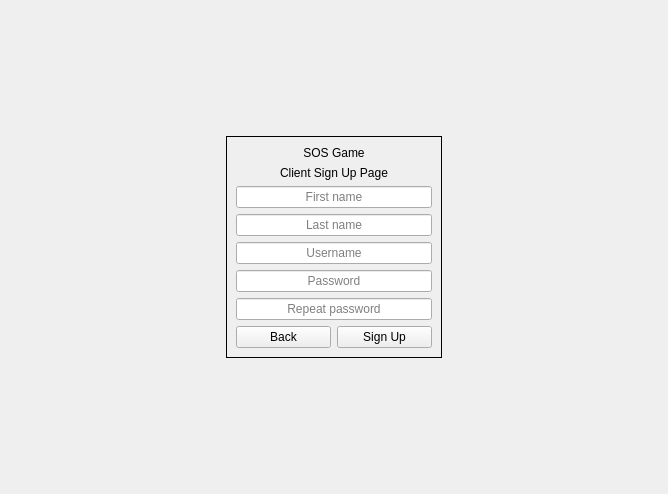
<?xml version="1.0" encoding="UTF-8"?>
<ui version="4.0">
 <class>SignUpScreen</class>
 <widget class="QWidget" name="SignUpScreen">
  <property name="geometry">
   <rect>
    <x>0</x>
    <y>0</y>
    <width>668</width>
    <height>494</height>
   </rect>
  </property>
  <property name="windowTitle">
   <string>Form</string>
  </property>
  <layout class="QGridLayout" name="gridLayout">
   <item row="1" column="1">
    <widget class="QFrame" name="frame">
     <property name="frameShape">
      <enum>QFrame::Box</enum>
     </property>
     <property name="frameShadow">
      <enum>QFrame::Plain</enum>
     </property>
     <layout class="QVBoxLayout" name="verticalLayout">
      <item>
       <widget class="QLabel" name="label">
        <property name="text">
         <string>SOS Game</string>
        </property>
        <property name="alignment">
         <set>Qt::AlignCenter</set>
        </property>
       </widget>
      </item>
      <item>
       <widget class="QLabel" name="label_2">
        <property name="text">
         <string>Client Sign Up Page</string>
        </property>
        <property name="alignment">
         <set>Qt::AlignCenter</set>
        </property>
       </widget>
      </item>
      <item>
       <widget class="QLineEdit" name="firstnameLineEdit">
        <property name="alignment">
         <set>Qt::AlignCenter</set>
        </property>
        <property name="placeholderText">
         <string>First name</string>
        </property>
       </widget>
      </item>
      <item>
       <widget class="QLineEdit" name="lastnameLineEdit">
        <property name="alignment">
         <set>Qt::AlignCenter</set>
        </property>
        <property name="placeholderText">
         <string>Last name</string>
        </property>
       </widget>
      </item>
      <item>
       <widget class="QLineEdit" name="usernameLineEdit">
        <property name="alignment">
         <set>Qt::AlignCenter</set>
        </property>
        <property name="placeholderText">
         <string>Username</string>
        </property>
       </widget>
      </item>
      <item>
       <widget class="QLineEdit" name="passwordLineEdit">
        <property name="echoMode">
         <enum>QLineEdit::Password</enum>
        </property>
        <property name="alignment">
         <set>Qt::AlignCenter</set>
        </property>
        <property name="placeholderText">
         <string>Password</string>
        </property>
       </widget>
      </item>
      <item>
       <widget class="QLineEdit" name="repeatPasswordLineEdit">
        <property name="echoMode">
         <enum>QLineEdit::Password</enum>
        </property>
        <property name="alignment">
         <set>Qt::AlignCenter</set>
        </property>
        <property name="placeholderText">
         <string>Repeat password</string>
        </property>
       </widget>
      </item>
      <item>
       <layout class="QHBoxLayout" name="horizontalLayout_2">
        <item>
         <widget class="QPushButton" name="backButton">
          <property name="text">
           <string>Back</string>
          </property>
         </widget>
        </item>
        <item>
         <widget class="QPushButton" name="signupButton">
          <property name="text">
           <string>Sign Up</string>
          </property>
         </widget>
        </item>
       </layout>
      </item>
     </layout>
    </widget>
   </item>
   <item row="0" column="1">
    <spacer name="verticalSpacer">
     <property name="orientation">
      <enum>Qt::Vertical</enum>
     </property>
     <property name="sizeHint" stdset="0">
      <size>
       <width>20</width>
       <height>40</height>
      </size>
     </property>
    </spacer>
   </item>
   <item row="2" column="1">
    <spacer name="verticalSpacer_2">
     <property name="orientation">
      <enum>Qt::Vertical</enum>
     </property>
     <property name="sizeHint" stdset="0">
      <size>
       <width>20</width>
       <height>40</height>
      </size>
     </property>
    </spacer>
   </item>
   <item row="1" column="2">
    <spacer name="horizontalSpacer">
     <property name="orientation">
      <enum>Qt::Horizontal</enum>
     </property>
     <property name="sizeHint" stdset="0">
      <size>
       <width>40</width>
       <height>20</height>
      </size>
     </property>
    </spacer>
   </item>
   <item row="1" column="0">
    <spacer name="horizontalSpacer_2">
     <property name="orientation">
      <enum>Qt::Horizontal</enum>
     </property>
     <property name="sizeHint" stdset="0">
      <size>
       <width>40</width>
       <height>20</height>
      </size>
     </property>
    </spacer>
   </item>
  </layout>
 </widget>
 <resources/>
 <connections/>
</ui>
